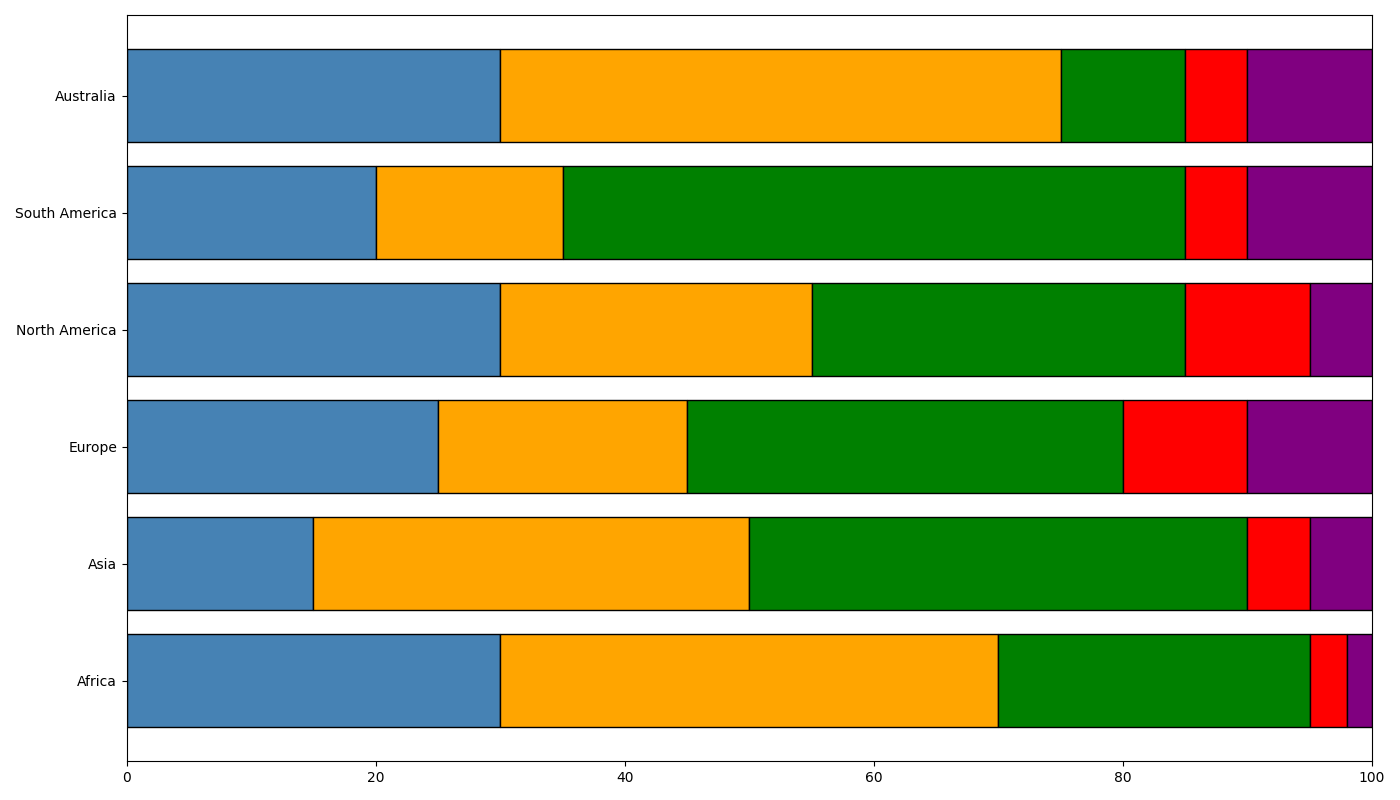

Write the Python code that produced this figure.
import matplotlib.pyplot as plt
import numpy as np

continents = ['Africa', 'Asia', 'Europe', 'North America', 'South America', 'Australia']
renewable_sources = ['Solar', 'Wind', 'Hydroelectric', 'Geothermal', 'Biomass']

renewable_data = np.array([
    [30, 40, 25, 3, 2],  
    [15, 35, 40, 5, 5],  
    [25, 20, 35, 10, 10],  
    [30, 25, 30, 10, 5],  
    [20, 15, 50, 5, 10],  
    [30, 45, 10, 5, 10]  
])

# New set of colors for the chart
colors = ['steelblue', 'orange', 'green', 'red', 'purple']

fig, ax = plt.subplots(figsize=(14, 8))

for i, (continent, data) in enumerate(zip(continents, renewable_data)):
    bottom = 0
    for j, percent in enumerate(data):
        ax.barh(continent, percent, color=colors[j], edgecolor='black', left=bottom)
        bottom += percent

ax.set_xlim(0, 100)

plt.tight_layout()
plt.show()
